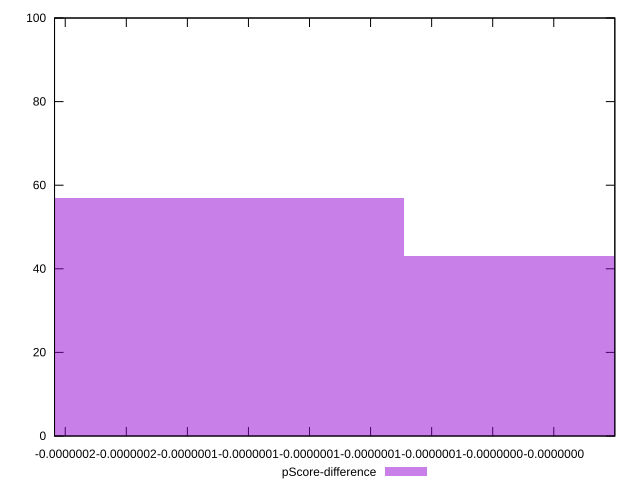

This chart was generated by the following gnuplot code:
reset

$pScoreDifference <<EOF
-1.3833071150926983e-7 57
0 43
EOF

set key outside below
set boxwidth 1.3833071150926983e-7
set xrange [-1.83505962647601e-7:-6.026512622270275e-12]
set yrange [0:100]
set trange [0:100]
set style fill transparent solid 0.5 noborder
set terminal svg size 640, 490 enhanced background rgb 'white'
set output "reports/report_00032_2021-02-25T10-28-15.087Z/bootup-time/samples/agenda/pScore-difference/histogram.svg"

plot $pScoreDifference title "pScore-difference" with boxes

reset
